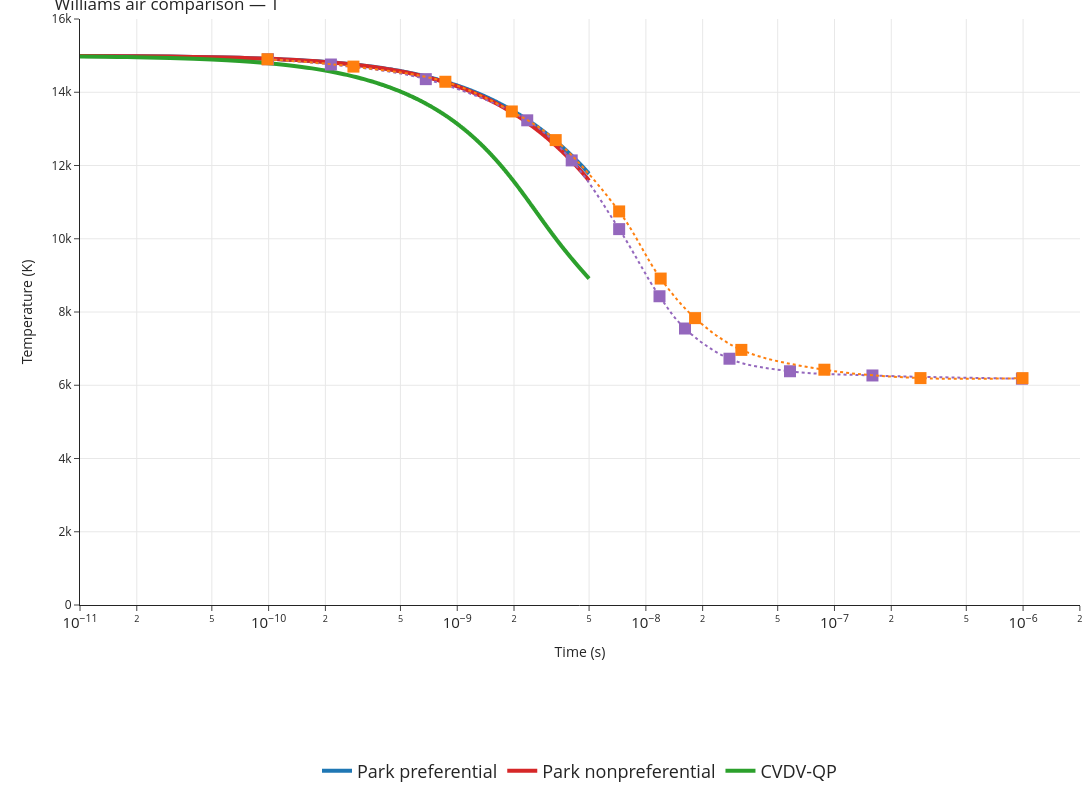
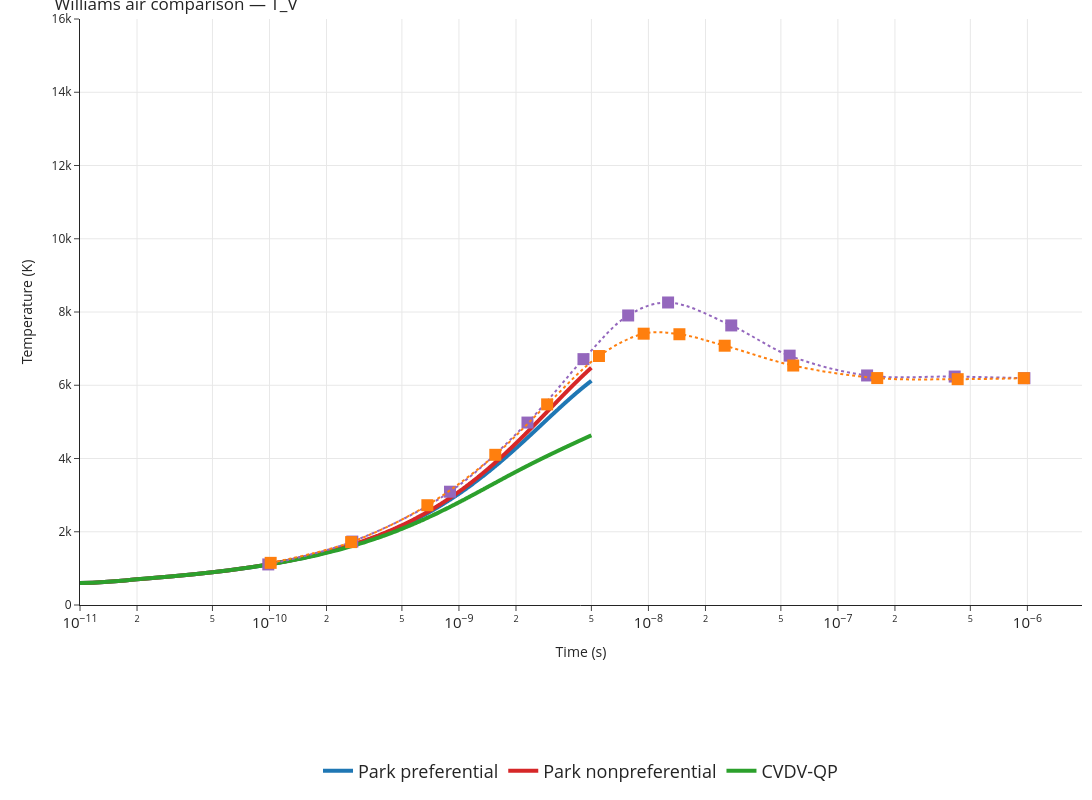
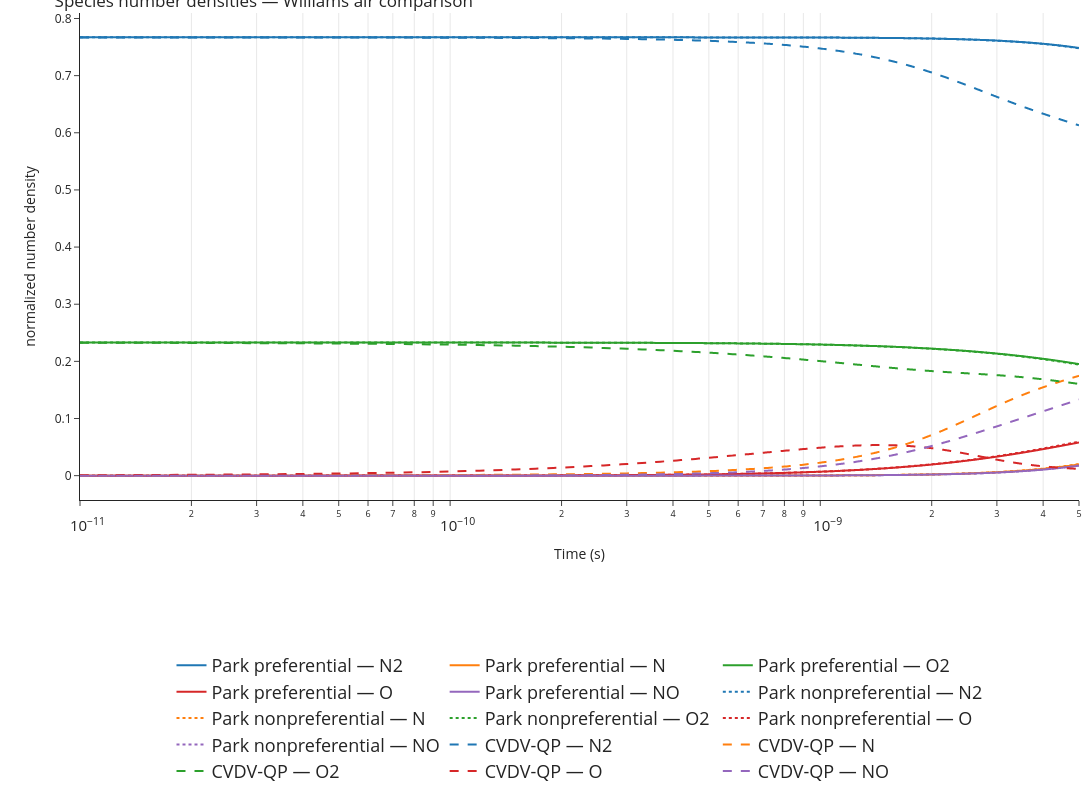

Source (notebook cell) for these figures, in order:
### Code cell
make_temperature_comparison_plot(
    results=air_results,
    reference_csv=RESULTS_DIR / 'williams_figure_1_air.csv',
    title_prefix='Williams air comparison',
    yaxis_range=[0, 16000],
    output_stem='williams_air_comparison',
)

make_species_comparison_plot(
    results=air_results,
    title='Species number densities — Williams air comparison',
)

### Figure 1 — Plotly figure (JSON) as saved in the notebook; plotly's stock layout.template omitted (floating-point values rounded to 4 significant figures; data arrays with more than 128 entries replaced by an {"elided": "..."} marker saying what was removed)
{"data": [{"legendgroup": "park_pref", "line": {"color": "#1f77b4", "shape": "spline", "smoothing": 1, "width": 4}, "mode": "lines", "name": "Park preferential", "showlegend": true, "type": "scatter", "x": {"elided": "501 float values"}, "y": {"elided": "501 float values"}}, {"legendgroup": "park_nonpref", "line": {"color": "#d62728", "shape": "spline", "smoothing": 1, "width": 4}, "mode": "lines", "name": "Park nonpreferential", "showlegend": true, "type": "scatter", "x": {"elided": "501 float values"}, "y": {"elided": "501 float values"}}, {"legendgroup": "cvdv_qp", "line": {"color": "#2ca02c", "shape": "spline", "smoothing": 1, "width": 4}, "mode": "lines", "name": "CVDV-QP", "showlegend": true, "type": "scatter", "x": {"elided": "501 float values"}, "y": {"elided": "501 float values"}}, {"legendgroup": "ref_htr_nonpreferential", "line": {"color": "#9467bd", "dash": "dot", "shape": "spline", "smoothing": 1}, "marker": {"color": "#9467bd", "size": 12, "symbol": "square"}, "mode": "markers+lines", "name": "htr_nonpreferential", "showlegend": false, "type": "scatter", "x": [9.928e-11, 2.139e-10, 6.813e-10, 2.35e-09, 4.045e-09, 7.219e-09, 1.181e-08, 1.613e-08, 2.776e-08, 5.81e-08, 1.589e-07, 9.856e-07], "y": [14900.0, 14760.0, 14360.0, 13230.0, 12140.0, 10260.0, 8430.0, 7549.0, 6724.0, 6382.0, 6267.0, 6179.0]}, {"legendgroup": "ref_htr_preferential", "line": {"color": "#ff7f0e", "dash": "dot", "shape": "spline", "smoothing": 1}, "marker": {"color": "#ff7f0e", "size": 12, "symbol": "square"}, "mode": "markers+lines", "name": "htr_preferential", "showlegend": false, "type": "scatter", "x": [9.856e-11, 2.816e-10, 8.652e-10, 1.947e-09, 3.327e-09, 7.219e-09, 1.198e-08, 1.824e-08, 3.208e-08, 8.842e-08, 2.857e-07, 9.928e-07], "y": [14900.0, 14700.0, 14290.0, 13480.0, 12690.0, 10750.0, 8913.0, 7833.0, 6966.0, 6424.0, 6195.0, 6193.0]}], "layout": {"height": 800, "legend": {"bordercolor": "white", "borderwidth": 1, "font": {"size": 18}, "orientation": "h", "x": 0.5, "xanchor": "center", "y": -0.25, "yanchor": "top"}, "margin": {"b": 100, "l": 80, "r": 10, "t": 10}, "shapes": [{"line": {"color": "black", "dash": "dash"}, "name": "T_eq Casseau", "type": "line", "x0": 0, "x1": 1, "xref": "x domain", "y0": 7623.0, "y1": 7623.0, "yref": "y"}], "title": {"text": "Williams air comparison — T"}, "width": 1200, "xaxis": {"exponentformat": "power", "showexponent": "all", "showgrid": true, "title": {"text": "Time (s)"}, "type": "log"}, "yaxis": {"range": [0, 16000], "showgrid": true, "title": {"text": "Temperature (K)"}}}}

### Figure 2 — Plotly figure (JSON) as saved in the notebook; plotly's stock layout.template omitted (floating-point values rounded to 4 significant figures; data arrays with more than 128 entries replaced by an {"elided": "..."} marker saying what was removed)
{"data": [{"legendgroup": "park_pref", "line": {"color": "#1f77b4", "shape": "spline", "smoothing": 1, "width": 4}, "mode": "lines", "name": "Park preferential", "showlegend": true, "type": "scatter", "x": {"elided": "501 float values"}, "y": {"elided": "501 float values"}}, {"legendgroup": "park_nonpref", "line": {"color": "#d62728", "shape": "spline", "smoothing": 1, "width": 4}, "mode": "lines", "name": "Park nonpreferential", "showlegend": true, "type": "scatter", "x": {"elided": "501 float values"}, "y": {"elided": "501 float values"}}, {"legendgroup": "cvdv_qp", "line": {"color": "#2ca02c", "shape": "spline", "smoothing": 1, "width": 4}, "mode": "lines", "name": "CVDV-QP", "showlegend": true, "type": "scatter", "x": {"elided": "501 float values"}, "y": {"elided": "501 float values"}}, {"legendgroup": "ref_htr_nonpreferential", "line": {"color": "#9467bd", "dash": "dot", "shape": "spline", "smoothing": 1}, "marker": {"color": "#9467bd", "size": 12, "symbol": "square"}, "mode": "markers+lines", "name": "htr_nonpreferential", "showlegend": false, "type": "scatter", "x": [9.856e-11, 2.736e-10, 8.971e-10, 2.3e-09, 4.542e-09, 7.818e-09, 1.27e-08, 2.736e-08, 5.563e-08, 1.426e-07, 4.134e-07, 9.644e-07], "y": [1108.0, 1731.0, 3093.0, 4981.0, 6713.0, 7905.0, 8260.0, 7633.0, 6808.0, 6267.0, 6237.0, 6193.0]}, {"legendgroup": "ref_htr_preferential", "line": {"color": "#ff7f0e", "dash": "dot", "shape": "spline", "smoothing": 1}, "marker": {"color": "#ff7f0e", "size": 12, "symbol": "square"}, "mode": "markers+lines", "name": "htr_preferential", "showlegend": false, "type": "scatter", "x": [1.015e-10, 2.697e-10, 6.813e-10, 1.555e-09, 2.92e-09, 5.483e-09, 9.437e-09, 1.457e-08, 2.526e-08, 5.81e-08, 1.613e-07, 4.286e-07, 9.575e-07], "y": [1151.0, 1717.0, 2724.0, 4101.0, 5478.0, 6798.0, 7408.0, 7393.0, 7080.0, 6538.0, 6196.0, 6166.0, 6193.0]}], "layout": {"height": 800, "legend": {"bordercolor": "white", "borderwidth": 1, "font": {"size": 18}, "orientation": "h", "x": 0.5, "xanchor": "center", "y": -0.25, "yanchor": "top"}, "margin": {"b": 100, "l": 80, "r": 10, "t": 10}, "title": {"text": "Williams air comparison — T_V"}, "width": 1200, "xaxis": {"exponentformat": "power", "showexponent": "all", "showgrid": true, "title": {"text": "Time (s)"}, "type": "log"}, "yaxis": {"range": [0, 16000], "showgrid": true, "title": {"text": "Temperature (K)"}}}}

### Figure 3 — Plotly figure (JSON) as saved in the notebook; plotly's stock layout.template omitted (floating-point values rounded to 4 significant figures; data arrays with more than 128 entries replaced by an {"elided": "..."} marker saying what was removed)
{"data": [{"line": {"color": "#1f77b4", "dash": "solid", "shape": "spline", "smoothing": 1}, "mode": "lines", "name": "Park preferential — N2", "type": "scatter", "x": {"elided": "501 float values"}, "y": {"elided": "501 float values"}}, {"line": {"color": "#ff7f0e", "dash": "solid", "shape": "spline", "smoothing": 1}, "mode": "lines", "name": "Park preferential — N", "type": "scatter", "x": {"elided": "501 float values"}, "y": {"elided": "501 float values"}}, {"line": {"color": "#2ca02c", "dash": "solid", "shape": "spline", "smoothing": 1}, "mode": "lines", "name": "Park preferential — O2", "type": "scatter", "x": {"elided": "501 float values"}, "y": {"elided": "501 float values"}}, {"line": {"color": "#d62728", "dash": "solid", "shape": "spline", "smoothing": 1}, "mode": "lines", "name": "Park preferential — O", "type": "scatter", "x": {"elided": "501 float values"}, "y": {"elided": "501 float values"}}, {"line": {"color": "#9467bd", "dash": "solid", "shape": "spline", "smoothing": 1}, "mode": "lines", "name": "Park preferential — NO", "type": "scatter", "x": {"elided": "501 float values"}, "y": {"elided": "501 float values"}}, {"line": {"color": "#1f77b4", "dash": "dot", "shape": "spline", "smoothing": 1}, "mode": "lines", "name": "Park nonpreferential — N2", "type": "scatter", "x": {"elided": "501 float values"}, "y": {"elided": "501 float values"}}, {"line": {"color": "#ff7f0e", "dash": "dot", "shape": "spline", "smoothing": 1}, "mode": "lines", "name": "Park nonpreferential — N", "type": "scatter", "x": {"elided": "501 float values"}, "y": {"elided": "501 float values"}}, {"line": {"color": "#2ca02c", "dash": "dot", "shape": "spline", "smoothing": 1}, "mode": "lines", "name": "Park nonpreferential — O2", "type": "scatter", "x": {"elided": "501 float values"}, "y": {"elided": "501 float values"}}, {"line": {"color": "#d62728", "dash": "dot", "shape": "spline", "smoothing": 1}, "mode": "lines", "name": "Park nonpreferential — O", "type": "scatter", "x": {"elided": "501 float values"}, "y": {"elided": "501 float values"}}, {"line": {"color": "#9467bd", "dash": "dot", "shape": "spline", "smoothing": 1}, "mode": "lines", "name": "Park nonpreferential — NO", "type": "scatter", "x": {"elided": "501 float values"}, "y": {"elided": "501 float values"}}, {"line": {"color": "#1f77b4", "dash": "dash", "shape": "spline", "smoothing": 1}, "mode": "lines", "name": "CVDV-QP — N2", "type": "scatter", "x": {"elided": "501 float values"}, "y": {"elided": "501 float values"}}, {"line": {"color": "#ff7f0e", "dash": "dash", "shape": "spline", "smoothing": 1}, "mode": "lines", "name": "CVDV-QP — N", "type": "scatter", "x": {"elided": "501 float values"}, "y": {"elided": "501 float values"}}, {"line": {"color": "#2ca02c", "dash": "dash", "shape": "spline", "smoothing": 1}, "mode": "lines", "name": "CVDV-QP — O2", "type": "scatter", "x": {"elided": "501 float values"}, "y": {"elided": "501 float values"}}, {"line": {"color": "#d62728", "dash": "dash", "shape": "spline", "smoothing": 1}, "mode": "lines", "name": "CVDV-QP — O", "type": "scatter", "x": {"elided": "501 float values"}, "y": {"elided": "501 float values"}}, {"line": {"color": "#9467bd", "dash": "dash", "shape": "spline", "smoothing": 1}, "mode": "lines", "name": "CVDV-QP — NO", "type": "scatter", "x": {"elided": "501 float values"}, "y": {"elided": "501 float values"}}], "layout": {"height": 800, "legend": {"bordercolor": "white", "borderwidth": 1, "font": {"size": 18}, "orientation": "h", "x": 0.5, "xanchor": "center", "y": -0.3, "yanchor": "top"}, "margin": {"b": 120, "l": 80, "r": 10, "t": 10}, "title": {"text": "Species number densities — Williams air comparison"}, "width": 1200, "xaxis": {"exponentformat": "power", "showexponent": "all", "showgrid": true, "title": {"text": "Time (s)"}, "type": "log"}, "yaxis": {"title": {"text": "normalized number density"}}}}
